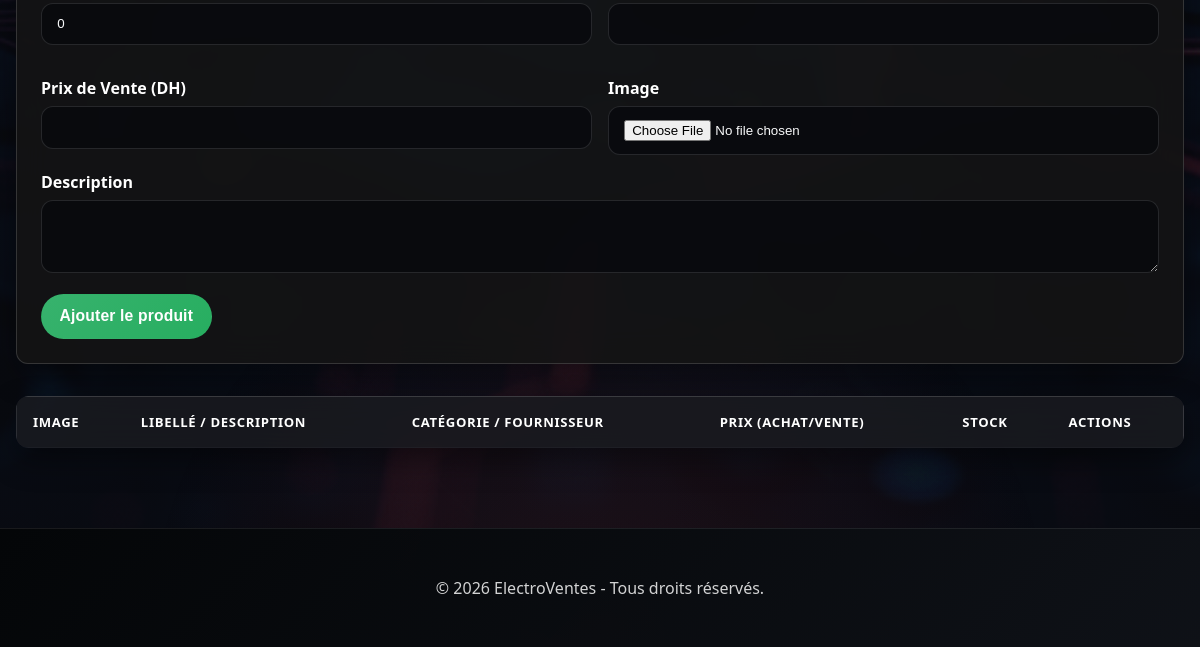
Before: /admin/products (signed in, lower part) with the older database file.
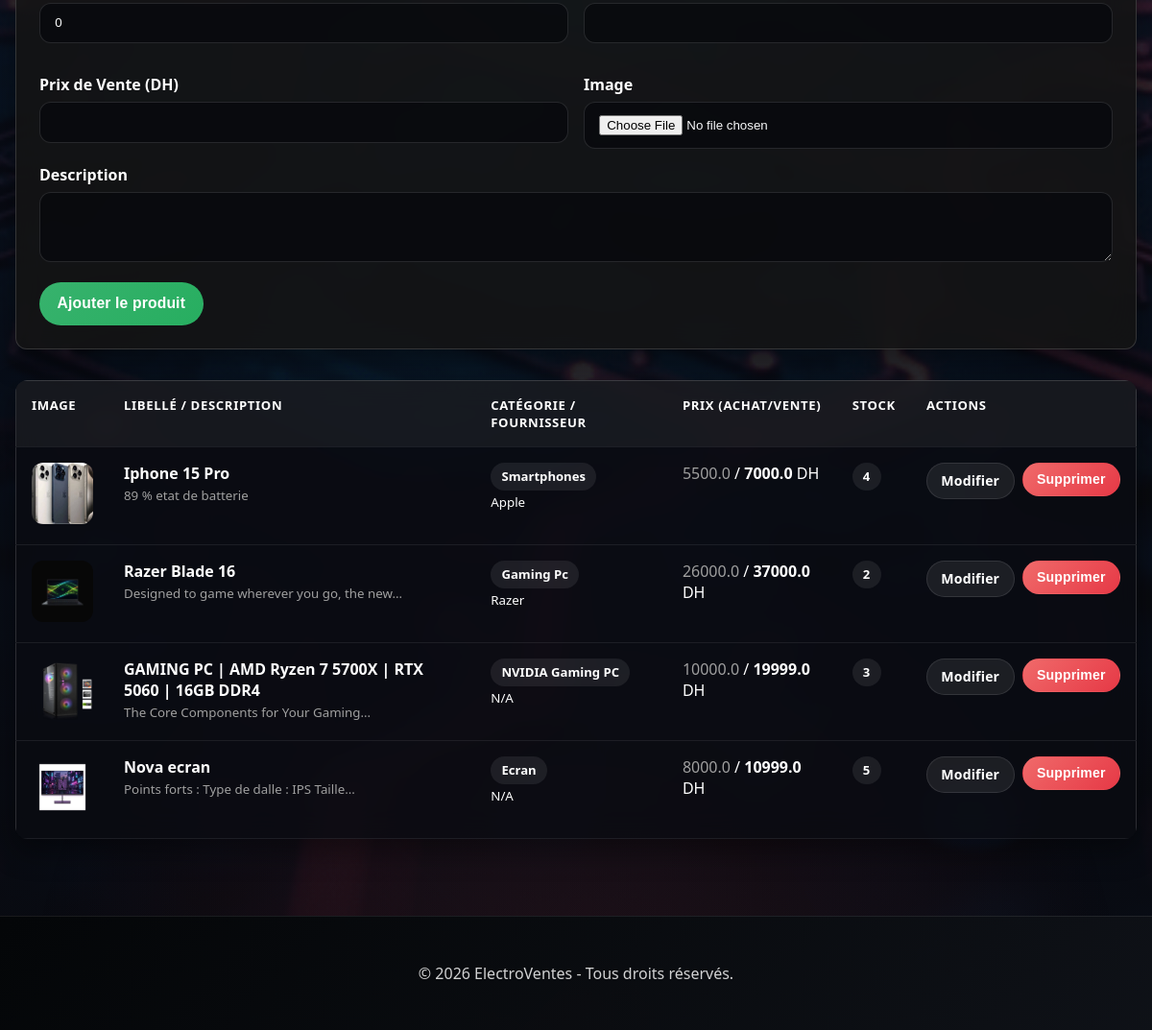
After: the same page with the newer database file.
### app/models.py (models this page shows)
class Produit(db.Model):
    id_produit = db.Column(db.Integer, primary_key=True)
    libelle = db.Column(db.String(100), nullable=False)
    reference = db.Column(db.String(100))
    marque = db.Column(db.String(100))
    couleur = db.Column(db.String(50))
    description = db.Column(db.Text)
    prix_achat = db.Column(db.Float, default=0.0)
    prix_vente = db.Column(db.Float, nullable=False)
    stock = db.Column(db.Integer, default=0)
    image = db.Column(db.String(100))
    id_categorie = db.Column(db.Integer, db.ForeignKey('categorie.id_categorie'), nullable=False)
    id_fournisseur = db.Column(db.Integer, db.ForeignKey('fournisseur.id_fournisseur'), nullable=True)
    lignes_commande = db.relationship('LigneCommande', backref='produit', lazy=True)
    lignes_devis = db.relationship('LigneDevis', backref='produit', lazy=True)

class Categorie(db.Model):
    id_categorie = db.Column(db.Integer, primary_key=True)
    nom = db.Column(db.String(50), nullable=False)
    produits = db.relationship('Produit', backref='categorie', lazy=True)

class Fournisseur(db.Model):
    id_fournisseur = db.Column(db.Integer, primary_key=True)
    nom = db.Column(db.String(100), nullable=False)
    email = db.Column(db.String(120))
    telephone = db.Column(db.String(20))
    adresse = db.Column(db.String(200))
    ville = db.Column(db.String(100))
    ice = db.Column(db.String(50))
    rc = db.Column(db.String(50))
    if_legal = db.Column(db.String(50))
    banque = db.Column(db.String(100))
    rib = db.Column(db.String(100))
    contact_nom = db.Column(db.String(100))
    contact_fonction = db.Column(db.String(100))
    produits = db.relationship('Produit', backref='fournisseur', lazy=True)

### app/routes/admin.py (the view)
@admin.route('/products')
@login_required
@admin_required
def products():
    prods = Produit.query.all()
    cats = Categorie.query.all()
    sups = Fournisseur.query.all()
    return render_template('admin/products.html', products=prods, categories=cats, suppliers=sups)

### app/models.py (called while the page is built)
@login_manager.user_loader
def load_user(user_id):
    return Client.query.get(int(user_id))

### app/routes/admin.py (called while the page is built)
def admin_required(f):
    from functools import wraps
    @wraps(f)
    def decorated_function(*args, **kwargs):
        if not current_user.is_authenticated or not current_user.is_admin:
            flash("Accès réservé aux administrateurs.", "danger")
            return redirect(url_for('main.index'))
        return f(*args, **kwargs)
    return decorated_function

### app/templates/admin/products.html (shortened to what this page needs)
{% extends "base.html" %}
{% block content %}
<div class="form-container" style="margin: 1.5rem 0 2rem; max-width: 100%;">
    <form action="{{ url_for('admin.add_product') }}" method="POST" enctype="multipart/form-data">
        <div style="display: grid; grid-template-columns: repeat(2, minmax(0, 1fr)); gap: 1rem;">
            <div class="form-group">
                <input type="number" id="stock" name="stock" value="0" required>
            </div>
            <div class="form-group">
                <input type="number" step="0.01" id="prix_achat" name="prix_achat" required>
            </div>
            <div class="form-group">
                <label for="prix_vente">Prix de Vente (DH)</label>
                <input type="number" step="0.01" id="prix_vente" name="prix_vente" required>
            </div>
            <div class="form-group">
                <label for="image">Image</label>
                <input type="file" id="image" name="image">
            </div>
        </div>
        <div class="form-group">
            <label for="description">Description</label>
            <textarea id="description" name="description" rows="3"></textarea>
        </div>
        <button type="submit" class="btn btn-success">Ajouter le produit</button>
    </form>
</div>
<div class="table-wrap">
    <table>
        <thead>
            <tr>
                <th>Image</th>
                <th>Libellé / Description</th>
                <th>Catégorie / Fournisseur</th>
                <th>Prix (Achat/Vente)</th>
                <th>Stock</th>
                <th>Actions</th>
            </tr>
        </thead>
        <tbody>
            {% for prod in products %}
            <tr>
                <td>
                    {% if prod.image %}
                    <img src="{{ url_for('static', filename='uploads/' + prod.image) }}" width="64" height="64" style="object-fit: cover; border-radius: 12px;">
                    {% else %}
                    <span class="badge">No image</span>
                    {% endif %}
                </td>
                <td>
                    <strong>{{ prod.libelle }}</strong><br>
                    <small style="color: var(--muted);">{{ prod.description|truncate(50) or 'Pas de description.' }}</small>
                </td>
                <td>
                    <span class="badge">{{ prod.categorie.nom }}</span><br>
                    <small>{{ prod.fournisseur.nom if prod.fournisseur else 'N/A' }}</small>
                </td>
                <td>
                    <span style="color: var(--muted);">{{ prod.prix_achat }}</span> / <strong>{{ prod.prix_vente }}</strong> DH
                </td>
                <td>
                    <span class="badge {% if prod.stock < 5 %}badge-danger{% else %}badge-success{% endif %}">
                        {{ prod.stock }}
                    </span>
                </td>
                <td>
                    <div style="display: flex; gap: 0.5rem;">
                        <a href="{{ url_for('admin.edit_product', product_id=prod.id_produit) }}" class="btn btn-secondary btn-sm">Modifier</a>
                        <form action="{{ url_for('admin.delete_product', product_id=prod.id_produit) }}" method="POST" onsubmit="return confirm('Supprimer ce produit ?');">
                            <button type="submit" class="btn btn-danger btn-sm">Supprimer</button>
                        </form>
                    </div>
                </td>
            </tr>
            {% endfor %}
        </tbody>
    </table>
</div>
{% endblock %}

Changed rows visible on the page:
added Produit: image (picture), libelle "Iphone 15 Pro", description "89 % etat de batterie", categorie.nom "Smartphones", fournisseur "Apple", prix_achat "5500.0", prix_vente "7000.0", stock "4"
added Produit: image (picture), libelle "Razer Blade 16", description "Designed to game wherever you go, the new...", categorie.nom "Gaming Pc", fournisseur "Razer", prix_achat "26000.0", prix_vente "37000.0", stock "2"
added Produit: image (picture), libelle "GAMING PC | AMD Ryzen 7 5700X | RTX 5060 | 16GB DDR4", description "The Core Components for Your Gaming...", categorie.nom "NVIDIA Gaming PC", fournisseur "N/A", prix_achat "10000.0", prix_vente "19999.0", stock "3"
added Produit: image (picture), libelle "Nova ecran", description "Points forts : Type de dalle : IPS Taille...", categorie.nom "Ecran", fournisseur "N/A", prix_achat "8000.0", prix_vente "10999.0", stock "5"
